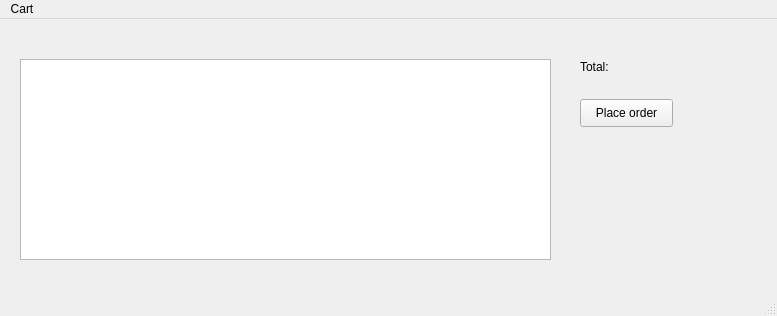
<?xml version="1.0" encoding="UTF-8"?>
<ui version="4.0">
 <class>MainWindow</class>
 <widget class="QMainWindow" name="MainWindow">
  <property name="geometry">
   <rect>
    <x>0</x>
    <y>0</y>
    <width>777</width>
    <height>316</height>
   </rect>
  </property>
  <property name="windowTitle">
   <string>MainWindow</string>
  </property>
  <widget class="QWidget" name="centralwidget">
   <widget class="QListWidget" name="cart_list">
    <property name="geometry">
     <rect>
      <x>20</x>
      <y>40</y>
      <width>531</width>
      <height>201</height>
     </rect>
    </property>
   </widget>
   <widget class="QLabel" name="total">
    <property name="geometry">
     <rect>
      <x>580</x>
      <y>40</y>
      <width>121</width>
      <height>16</height>
     </rect>
    </property>
    <property name="text">
     <string>Total:</string>
    </property>
   </widget>
   <widget class="QPushButton" name="place">
    <property name="geometry">
     <rect>
      <x>580</x>
      <y>80</y>
      <width>93</width>
      <height>28</height>
     </rect>
    </property>
    <property name="text">
     <string>Place order</string>
    </property>
   </widget>
  </widget>
  <widget class="QMenuBar" name="menubar">
   <property name="geometry">
    <rect>
     <x>0</x>
     <y>0</y>
     <width>777</width>
     <height>26</height>
    </rect>
   </property>
   <widget class="QMenu" name="menuCart">
    <property name="title">
     <string>Cart</string>
    </property>
   </widget>
   <addaction name="menuCart"/>
  </widget>
  <widget class="QStatusBar" name="statusbar"/>
 </widget>
 <resources/>
 <connections/>
</ui>
